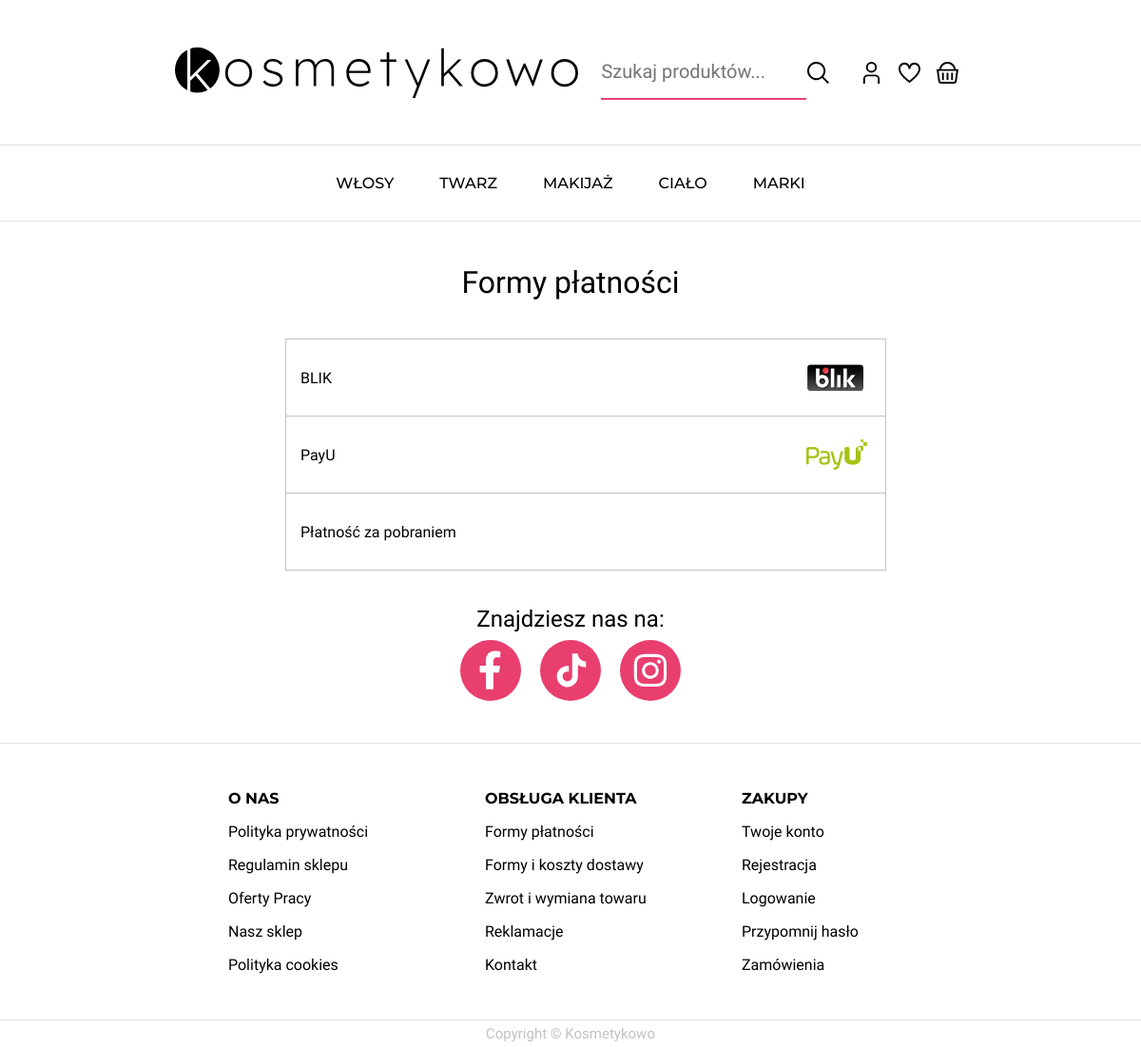
/customer-service/payment-forms.php, run on an earlier commit of the app's database.
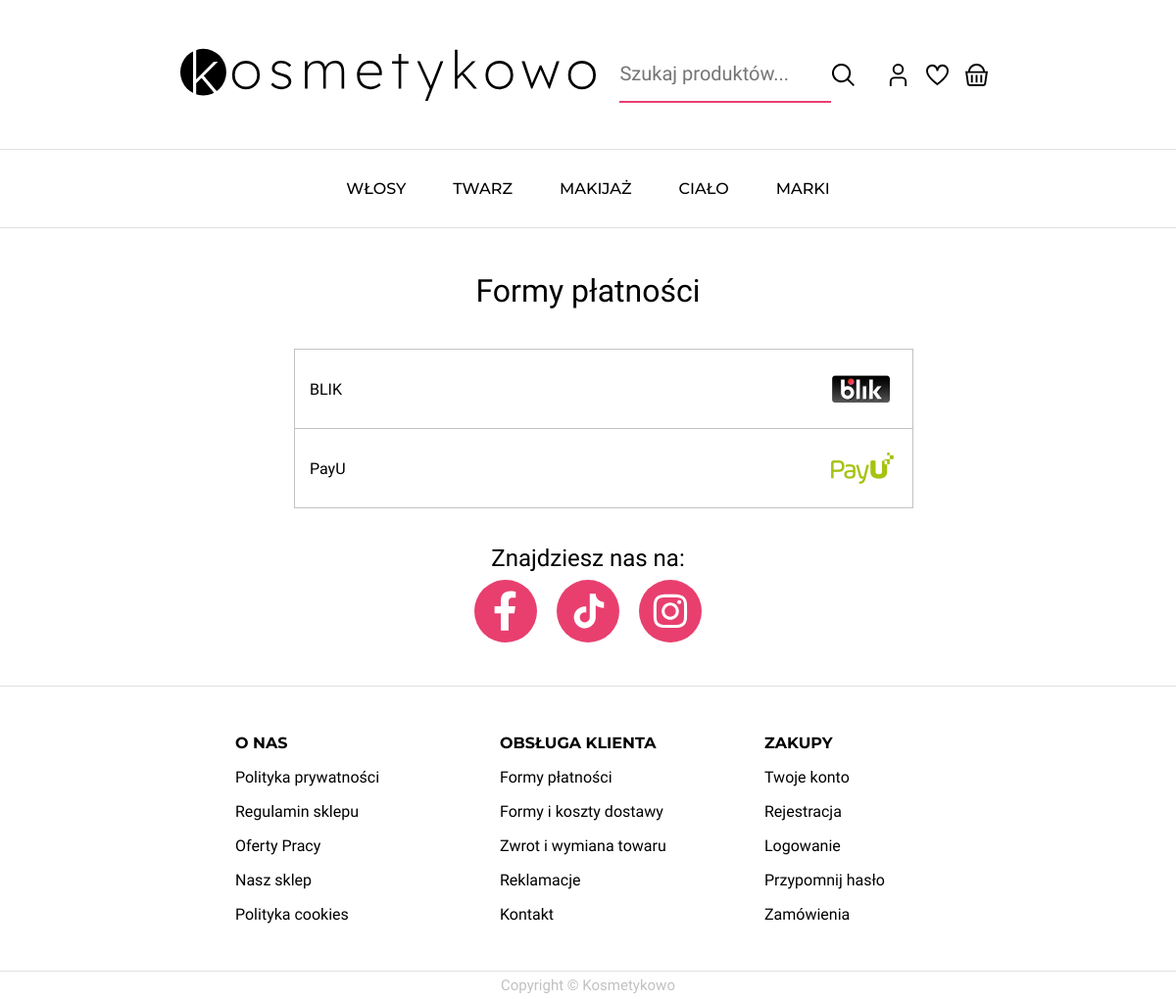
And on a later commit of the database.
### tables this page shows
CREATE TABLE `kategoria` (
  `kategoria_id` int(11) NOT NULL,
  `kategoria` varchar(25) NOT NULL
);

CREATE TABLE `metoda_platnosci` (
  `metoda_platnosci_id` int(11) NOT NULL,
  `rodzaj` varchar(50) NOT NULL,
  `zdjecie_sciezka` varchar(128) NOT NULL
);

### page-components/required.php (called while the page is built, shortened)
<?php
    $maincategories = [];
    $query = "SELECT * FROM kategoria";
    $result = $connection->query($query);
?>

### customer-service/payment-forms.php (the view, shortened to what this page needs)
<?php
    require_once __DIR__."\..\php\config.php";
    $connection = new mysqli ($servername, $username, $password, $database);
    $paymentMethods = [];
    $query = "SELECT * FROM metoda_platnosci";
    $result = $connection->query($query);
    require_once __DIR__.'\..\page-components\required.php';
?>
<!DOCTYPE html>
<html lang="pl">
<head>
    <link rel="stylesheet" href="/sklep/css/customer-service.css">
</head>
<body>
    <?php
        require_once __DIR__.'\..\page-components\nav.php';
    ?>
    <main>
        <div class='shipping-payment'>
            <div class='payment-forms'>
                <h1>Formy płatności</h1>
                <?php
                    foreach ($paymentMethods as $paymentMethod) {
                        echo "<div>
                            <span>".$paymentMethod['rodzaj']."</span>
                            <img src='".$paymentMethod['zdjecie_sciezka']."'>
                        </div>";
                    }
                ?>
            </div>
        </div>
    </main>
</body>
</html>

### page-components/nav.php (shortened to what this page needs)
<nav class="navigation-categories">
    <ul>
        <?php
            foreach ($maincategories as $maincategory) {
                echo "<li class='category'>
                    <a class='uppercase' href='/sklep/products.php?maincategory=".$maincategory['kategoria_id']."'>".$maincategory['kategoria']."</a>";
                echo "</li>";
            }
        ?>
        <li class="category">
            <a href="/sklep/brands.php" class="uppercase">Marki</a>
        </li>
    </ul>
</nav>

What changed in the data, as far as the page shows it:
removed metoda_platnosci: rodzaj "Płatność za pobraniem"
